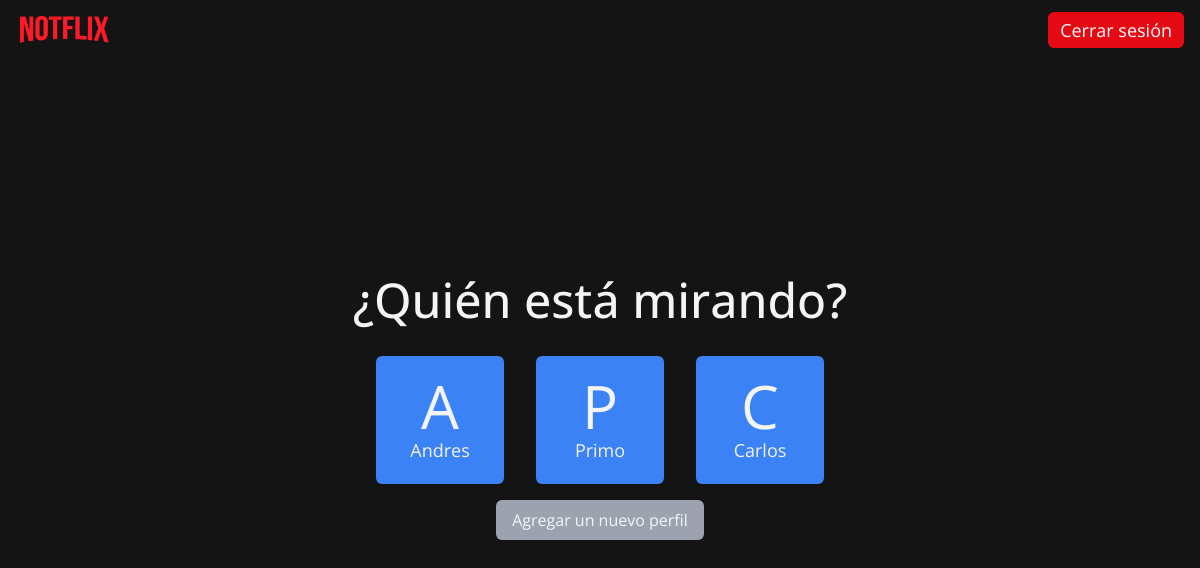
Page /profile/ (signed in) on the committed database.
### core/models.py (models this page shows)
class Profile(models.Model):
    name=models.CharField(max_length=225)
    age_limit=models.CharField(max_length=5,choices=AGE_CHOICES)
    uuid=models.UUIDField(default=uuid.uuid4,unique=True)
    def __str__(self):
        return self.name +" "+self.age_limit

### core/views.py (the view)
# urls.py: path('profile/',ProfileList.as_view(),name='profile_list'),
@method_decorator(login_required,name='dispatch')
class ProfileList(View):
    def get(self,request,*args, **kwargs):
        profiles=request.user.profiles.all()
        print(profiles)
        return render(request,'profileList.html',{
            'profiles':profiles
        })

### templates/profileList.html (shortened to what this page needs)
{% extends 'base.html' %}
{% load static %}
{% block content %}
    {% include 'partials/navbar.html' %}
    <section class='bg-primary_black min-h-screen py-20 md:py-0 flex-col flex justify-center items-center'>
        <h2 class="text-center font-medium text-5xl my-4 text-gray-100">
            ¿Quién está mirando?
        </h2>
        <div class="flex flex-wrap justify-center items-center w-10/12  md:w-6/12">
        {% for profile in profiles %}
            <a href="{% url 'core:watch' profile_id=profile.uuid %}">
                <div class="w-32 h-32 m-4  bg-blue-500 flex justify-center items-center flex-col rounded-md cursor-pointer">
                    <p class='text-6xl'>
                        {{profile.name | slice:":1"}}
                    </p>
                    <p class='text-lg'>
                        {{profile.name}}
                    </p>
                </div>
            </a>
        {% endfor %}
        </div>
        {% if request.user.profiles.all|length < 5 %}
            <div class="flex justify-center items-center">
                <a href="{% url 'core:profile_create' %}">
                    <button class="px-4 py-2 rounded-md outline-none bg-gray-400 text-gray-100">
                        Agregar un nuevo perfil
                    </button>
                </a>
            </div>
        {% endif %}
    </section>
{% endblock content %}

### static/style.css (style rules this page uses)
html { -moz-tab-size: 4; -o-tab-size: 4; tab-size: 4; }
html { line-height: 1.15; -webkit-text-size-adjust: 100%; }
body { margin: 0; }
body { font-family: system-ui, -apple-system, 'Segoe UI', Roboto, Helvetica, Arial, sans-serif, 'Apple Color Emoji', 'Segoe UI Emoji'; }
button, input, optgroup, select, textarea { font-family: inherit; font-size: 100%; line-height: 1.15; margin: 0; }
button, select { text-transform: none; }
button, [type='button'] { -webkit-appearance: button; }
blockquote, dl, dd, h1, h2, h3, h4, h5, h6, hr, figure, p, pre { margin: 0; }
button { background-color: transparent; background-image: none; }
html { font-family: ui-sans-serif, system-ui, -apple-system, BlinkMacSystemFont, "Segoe UI", Roboto, "Helvetica Neue", Arial, "Noto Sans", sans-serif, "Apple Color Emoji", "Segoe UI Emoji", "Segoe UI Symbol", "Noto Color Emoji"; line-height: 1.5; }
body { font-family: inherit; line-height: inherit; }
button { cursor: pointer; }
h1, h2, h3, h4, h5, h6 { font-size: inherit; font-weight: inherit; }
a { color: inherit; text-decoration: inherit; }
button, input, optgroup, select, textarea { padding: 0; line-height: inherit; color: inherit; }
.bg-black { --tw-bg-opacity: 1; background-color: rgba(0, 0, 0, var(--tw-bg-opacity)); }
.bg-gray-400 { --tw-bg-opacity: 1; background-color: rgba(156, 163, 175, var(--tw-bg-opacity)); }
.bg-blue-500 { --tw-bg-opacity: 1; background-color: rgba(59, 130, 246, var(--tw-bg-opacity)); }
.bg-primary_black { --tw-bg-opacity: 1; background-color: rgba(20, 20, 20, var(--tw-bg-opacity)); }
.rounded-md { border-radius: 0.375rem; }
.cursor-pointer { cursor: pointer; }
.flex { display: flex; }
.flex-col { flex-direction: column; }
.flex-wrap { flex-wrap: wrap; }
.items-center { align-items: center; }
.justify-center { justify-content: center; }
.font-primary { font-family: Open Sans; }
.font-medium { font-weight: 500; }
.h-32 { height: 8rem; }
.text-lg { font-size: 1.125rem; line-height: 1.75rem; }
.text-5xl { font-size: 3rem; line-height: 1; }
.text-6xl { font-size: 3.75rem; line-height: 1; }
.m-4 { margin: 1rem; }
.my-4 { margin-top: 1rem; margin-bottom: 1rem; }
.min-h-screen { min-height: 100vh; }
.outline-none { outline: 2px solid transparent; outline-offset: 2px; }
.py-2 { padding-top: 0.5rem; padding-bottom: 0.5rem; }
.px-4 { padding-left: 1rem; padding-right: 1rem; }
.py-20 { padding-top: 5rem; padding-bottom: 5rem; }
* { --tw-shadow: 0 0 #0000; }
* { --tw-ring-inset: var(--tw-empty, ); --tw-ring-offset-width: 0px; --tw-ring-offset-color: #fff; --tw-ring-color: rgba(59, 130, 246, 0.5); --tw-ring-offset-shadow: 0 0 #0000; --tw-ring-shadow: 0 0 #0000; }
.text-center { text-align: center; }
.text-gray-100 { --tw-text-opacity: 1; color: rgba(243, 244, 246, var(--tw-text-opacity)); }
.w-32 { width: 8rem; }
.w-10\/12 { width: 83.333333%; }
@media (min-width: 768px) { .md\:py-0 { padding-top: 0px; padding-bottom: 0px; } }
@media (min-width: 768px) { .md\:w-6\/12 { width: 50%; } }

### rows in the picture
Profile: name "A", name "Andres"
Profile: name "P", name "Primo"
Profile: name "C", name "Carlos"
